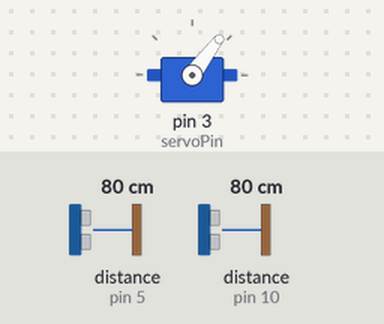
The sketch below on a simulated Arduino Uno, built with avr-gcc and run on an emulated ATmega328P. Parts: servo. Wiring (inferred from the names in the program): 2 × ultrasonic range finder: trigger pin 2, echo pin 5 / trigger pin 9, echo pin 10. The test bench sets the inputs (shaded band); at power-on: distance to the obstacle (sensors on pin 5, pin 10) 80 cm. The echo pulse lasts 58.3 µs per cm.

Above: at 1.7 s.
1.8 s: distance to the obstacle (sensor on pin 5) set to 23 cm
3.3 s: distance to the obstacle (sensor on pin 5) set to 18 cm
At 4.5 s:
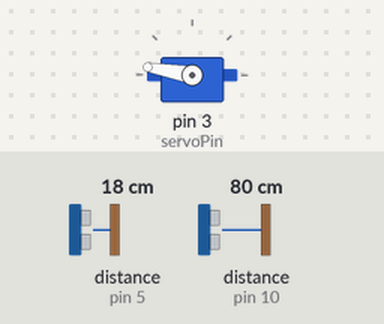
4.8 s: distance to the obstacle (sensor on pin 10) set to 23 cm
6.3 s: distance to the obstacle (sensor on pin 10) set to 18 cm
At 7.3 s:
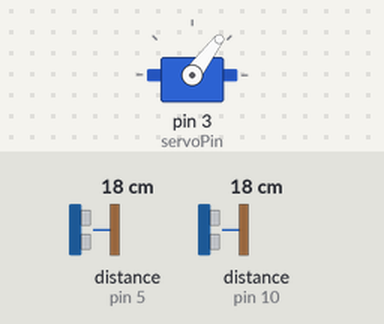
11.2 s: distance to the obstacle (sensor on pin 10) set to 2 cm
Timing chart, 0 to 15.2 s (numbered marks = the images above; inputs shaded):
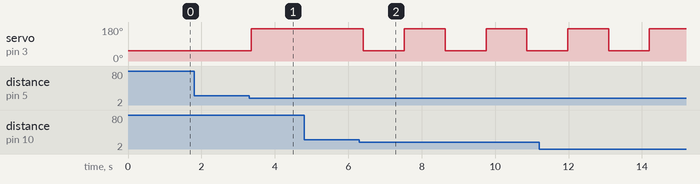

The sketch:

garage_door.ino
```cpp
#include <Servo.h>

// --- Pin Definitions ---
// Sensor A
const int trigPinA = 9;
const int echoPinA = 10;

// Sensor B
const int trigPinB = 2;
const int echoPinB = 5;

// Servo
const int servoPin = 3;

// --- Configuration ---
const int detectionDistance = 20; // Trigger distance in cm

// Objects and Variables
Servo myServo;
bool isOpen = false;      // Tracks if servo is at 170 (true) or 53 (false)
int openedBySensor = 0;   // 0 = None, 1 = Sensor A, 2 = Sensor B

void setup() {
  Serial.begin(9600);

  // Sensor A Setup
  pinMode(trigPinA, OUTPUT);
  pinMode(echoPinA, INPUT);

  // Sensor B Setup
  pinMode(trigPinB, OUTPUT);
  pinMode(echoPinB, INPUT);

  // Servo Setup
  myServo.attach(servoPin);
  myServo.write(53); // Start at original position
  delay(500);
}

void loop() {
  // Read distances from both sensors
  int distA = getDistance(trigPinA, echoPinA);
  delay(10); // Small delay to prevent ultrasonic interference
  int distB = getDistance(trigPinB, echoPinB);

  // --- LOGIC BLOCK ---

  // SCENARIO 1: Servo is currently CLOSED (53 degrees)
  if (!isOpen) {
    if (distA > 0 && distA < detectionDistance) {
      // Sensor A triggered opening
      openGate(1); // 1 represents Sensor A
    }
    else if (distB > 0 && distB < detectionDistance) {
      // Sensor B triggered opening
      openGate(2); // 2 represents Sensor B
    }
  }

  // SCENARIO 2: Servo is currently OPEN (170 degrees)
  else {
    // If opened by A, wait for B to close it
    if (openedBySensor == 1) {
      if (distB > 0 && distB < detectionDistance) {
        closeGate();
      }
    }
    // If opened by B, wait for A to close it
    else if (openedBySensor == 2) {
      if (distA > 0 && distA < detectionDistance) {
        closeGate();
      }
    }
  }

  delay(100); // Check every 0.1 seconds
}

// --- Helper Functions ---
void openGate(int sensorID) {
  myServo.write(170);
  isOpen = true;
  openedBySensor = sensorID; // Remember who opened it
  delay(1000); // Debounce delay to let the person move past the first sensor
}

void closeGate() {
  myServo.write(53);
  isOpen = false;
  openedBySensor = 0; // Reset
  delay(1000); // Debounce delay
}

// Function to calculate distance for any sensor
int getDistance(int trig, int echo) {
  digitalWrite(trig, LOW);
  delayMicroseconds(2);
  digitalWrite(trig, HIGH);
  delayMicroseconds(10);
  digitalWrite(trig, LOW);

  long duration = pulseIn(echo, HIGH);
  int distance = duration * 0.034 / 2;
  return distance;
}
```

Measured:
- the behaviour switches between 21 and 20 cm on distance to the obstacle (sensor on pin 5) (found by bisection; images 0 and 1)
- the behaviour switches between 21 and 20 cm on distance to the obstacle (sensor on pin 10) (found by bisection; images 1 and 2)
- after the input at 1.8 s, every drawn part: stays the same
- after the input at 3.3 s, servo on pin 3 (servoPin): 53° → 170° after 0.06 s
- after the input at 4.8 s, every drawn part: stays the same
- after the input at 6.3 s, servo on pin 3 (servoPin): alternates 170° for 1.1 s and 53° for 1.1 s, starting after 0.11 s
